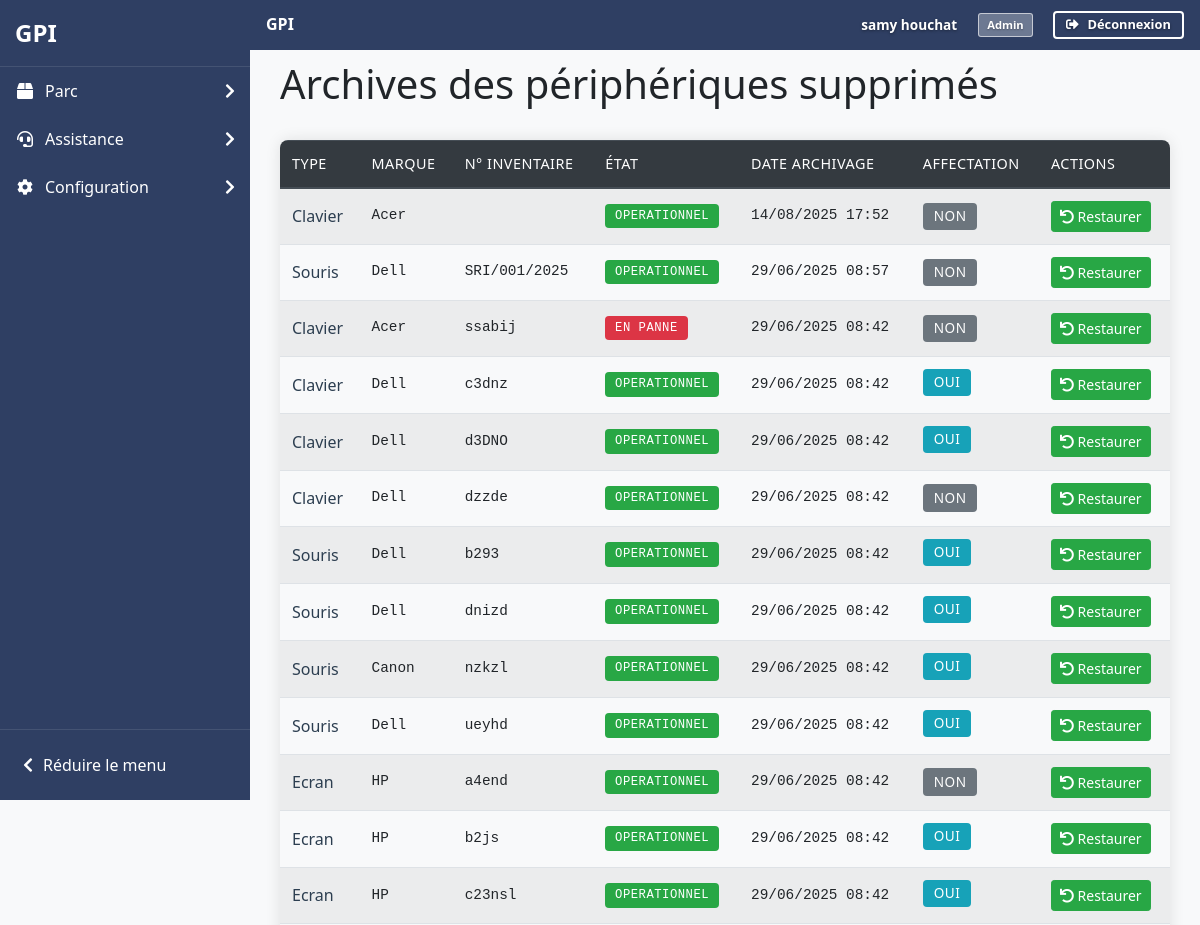
The page /pages/archives/archives_peripherique.php (signed in, upper part) on the database as committed earlier.
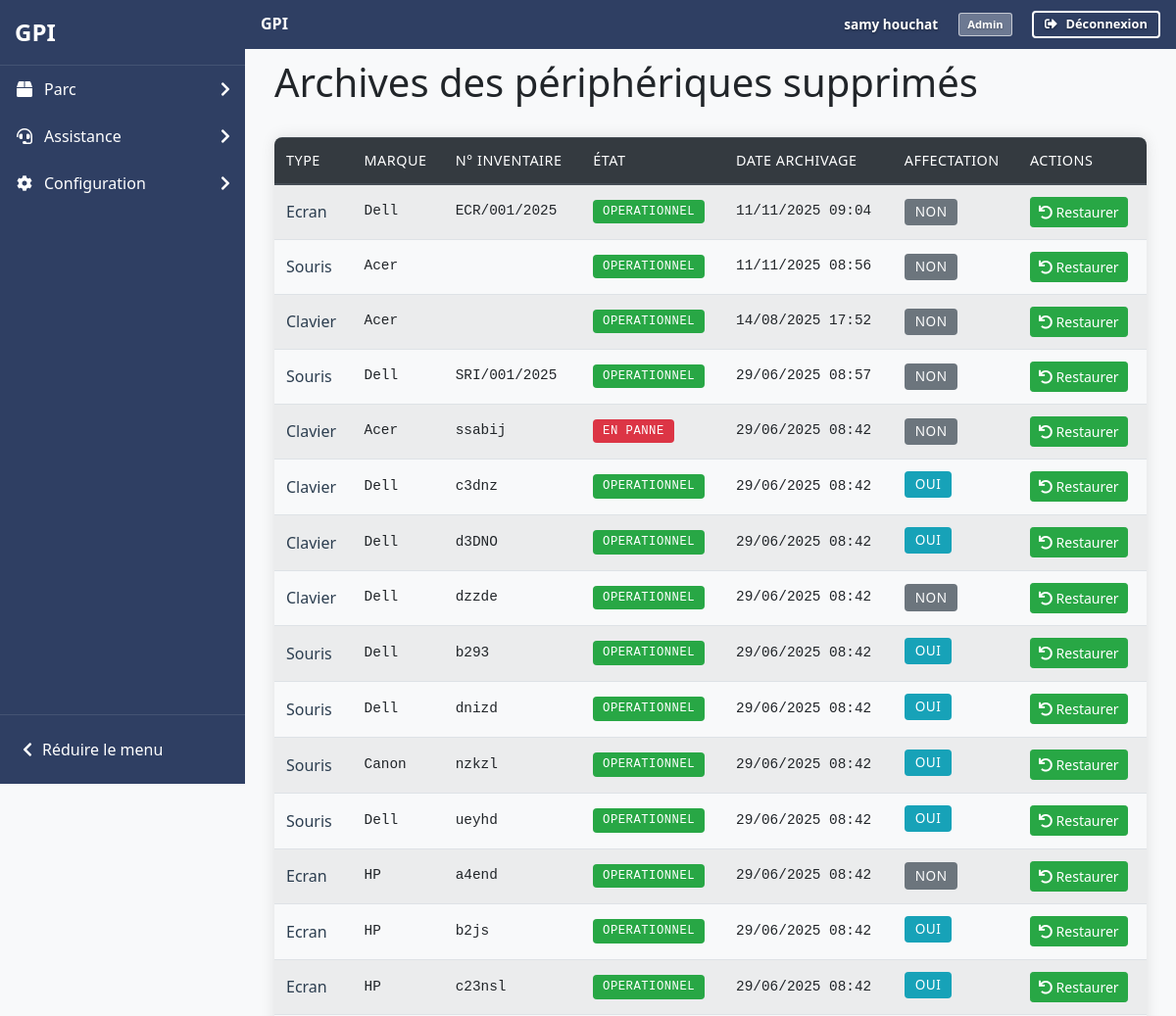
The same page on the database as committed later.
### tables this page shows
CREATE TABLE IF NOT EXISTS `archives_peripherique` (
  `id_archive` int NOT NULL AUTO_INCREMENT,
  `id_peripherique` int NOT NULL,
  `type` enum('Clavier','Souris','Ecran') NOT NULL,
  `id_marque` int NOT NULL,
  `nom_marque` varchar(255) DEFAULT NULL,
  `numero_inventaire` varchar(255) NOT NULL,
  `etat` enum('Operationnel','En panne') DEFAULT 'Operationnel',
  `date_ajout` datetime DEFAULT NULL,
  `supprime_le` datetime DEFAULT NULL,
  `est_affecte` tinyint(1) DEFAULT NULL,
  `date_archive` timestamp NOT NULL DEFAULT CURRENT_TIMESTAMP,
  PRIMARY KEY (`id_archive`)
);

CREATE TABLE IF NOT EXISTS `marque` (
  `id_marque` int NOT NULL AUTO_INCREMENT,
  `nom_marque` varchar(255) NOT NULL,
  PRIMARY KEY (`id_marque`),
  UNIQUE KEY `nom_marque` (`nom_marque`)
);

### pages/archives/archives_peripherique.php (the view, shortened to what this page needs)
<?php
require_once '../../includes/functions.php';
try {
    $pdo = connectDB();
    $stmt = $pdo->query("
        SELECT ap.*, m.nom_marque
        FROM archives_peripherique ap
        LEFT JOIN marque m ON ap.id_marque = m.id_marque
        ORDER BY date_archive DESC
    ");
    $archives = $stmt->fetchAll();
    echo '<div class="d-flex justify-content-between align-items-center mb-4">';
    echo '<h1>Archives des périphériques supprimés</h1>';
    echo '</div>';
    if (empty($archives)) {
        echo '<div class="alert alert-info">Aucun périphérique archivé.</div>';
    } else {
        echo '<div class="table-responsive">';
        echo '<table class="table table-striped">';
        echo '<thead class="thead-dark">';
        echo '<tr>';
        echo '<th>Type</th>';
        echo '<th>Marque</th>';
        echo '<th>N° Inventaire</th>';
        echo '<th>État</th>';
        echo '<th>Date archivage</th>';
        echo '<th>Affectation</th>';
        echo '<th>Actions</th>';
        echo '</tr>';
        echo '</thead>';
        echo '<tbody>';
        foreach ($archives as $archive) {
            echo '<tr>';
            echo '<td>' . htmlspecialchars($archive['type']) . '</td>';
            echo '<td>' . htmlspecialchars($archive['nom_marque']) . '</td>';
            echo '<td>' . htmlspecialchars($archive['numero_inventaire']) . '</td>';
            echo '<td><span class="badge badge-' . ($archive['etat'] === 'Operationnel' ? 'success' : 'danger') . '">' . htmlspecialchars($archive['etat']) . '</span></td>';
            echo '<td>' . date('d/m/Y H:i', strtotime($archive['date_archive'])) . '</td>';
            echo '<td><span class="badge badge-' . ($archive['est_affecte'] ? 'info' : 'secondary') . '">' . ($archive['est_affecte'] ? 'Oui' : 'Non') . '</span></td>';
            echo '<td>';
            echo '<form method="post" class="d-inline">';
            echo '<button type="submit" name="restaurer" class="btn btn-success btn-sm restore-btn">';
            echo '<i class="fas fa-undo"></i> Restaurer</button>';
            echo '</form>';
            echo '</td>';
            echo '</tr>';
        }
        echo '</tbody>';
        echo '</table>';
        echo '</div>';
    }
} catch (Exception $e) {
    echo '<div class="alert alert-danger">Erreur : ' . htmlspecialchars($e->getMessage()) . '</div>';
}
?>

Rows that differ between the two databases and show on the page:
added archives_peripherique: type "Ecran", id_marque.nom_marque "Dell", numero_inventaire "ECR/001/2025", etat "OPERATIONNEL", date_archive "11/11/2025 09:04", est_affecte "NON"
added archives_peripherique: type "Souris", id_marque.nom_marque "Acer", etat "OPERATIONNEL", date_archive "11/11/2025 08:56", est_affecte "NON"
